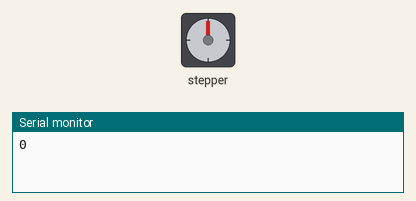
This sketch was run on a simulated Arduino Uno, built with avr-gcc and run on an emulated ATmega328P. Shown: stepper motor, the last lines printed to the serial monitor. Wiring (inferred from the names in the program): stepper motor driver (200 steps per turn assumed): step pin 5; direction pin 2.

Above: at 0.1 s.
At 5.3 s:
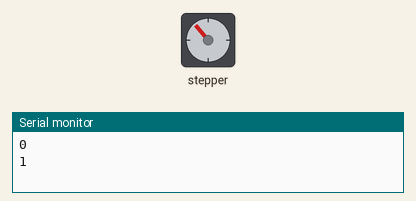
Timing chart, 0 to 6.8 s (numbered marks = the images above):
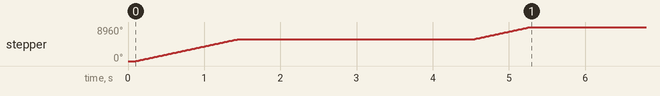

Measured:
- by itself, stepper: turns 5760° clockwise in 1.3 s, then 3200° clockwise in 0.74 s

The sketch:

stepperAngleFunction.ino
```cpp
int dirpin = 2;
int steppin = 5;

int a = 0 ;

 void move_by(int angle)
{

  int i;
  int degree;

  degree = angle; //DECIDE ANGLE

  double angleFactor;

  angleFactor = abs(angle) / 360.00;

  double steps;
  steps = angleFactor * 6400.00; //algorithm to count necessary steps
  //Serial.print(steps);

  if (degree < 0)
 {
  digitalWrite(dirpin, LOW);     //set the direction
  delay(100);


  for (i = 0; i < steps; i++)//iterate for x microsteps (COUNTERCLOCKWISE) (6400 = 360 degrees)
  {
    digitalWrite(steppin, LOW);
    digitalWrite(steppin, HIGH);
    delayMicroseconds(400);
  }
  digitalWrite(dirpin, HIGH);    // Change direction.
  delay(2000);

 }

  if (degree > 0)
{
  digitalWrite(dirpin, HIGH);    // Change direction.
  delay(100);


  for (i = 0; i < steps; i++)     // Iterate for 4000 microsteps (CLOCKWISE)
  {
    digitalWrite(steppin, LOW);
    digitalWrite(steppin, HIGH);
    delayMicroseconds(400);
  }
  digitalWrite(dirpin, LOW);     //change direction
  delay(2000);
  }

}

void setup()
{
 a = 0;
 Serial.begin(9600);

 pinMode(dirpin, OUTPUT);
 pinMode(steppin, OUTPUT);
}


void loop()
{

  Serial.println(a);

  if(a == 0)
  {
   move_by(180) ;
  }

  if( a == 1)
  {
  move_by(100);
  }

  a++;

 delay(1000);


}
```
